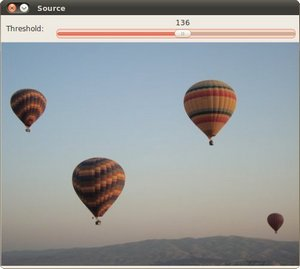
//> input picture day6/bounding_rect_circle/bound_box.jpg, 300 x 269 px
$ ./Bounding bound_box.jpg   (built with g++ and OpenCV 4)
//> lines starting //> are read from the running program, lines starting //| are printed output that depends on the picture; after the words box and inside, x2 and y2 are one past the last pixel; in counts of white or black regions, pixels touching at a corner belong together
#include <opencv2/imgproc.hpp>
#include <opencv2/imgcodecs.hpp>
#include <opencv2/highgui.hpp>
#include <iostream>

using namespace cv;
using namespace std;

Mat src_gray;
int thresh = 100;
RNG rng(12345);

void thresh_callback(int, void*);

int main(int argc, char** argv){
    CommandLineParser parser(argc, argv, "{@input | stuff.jpg | input image}");
    Mat src = imread(samples::findFile(parser.get<String>("@input")));
//> src is the input picture: 269 rows x 300 cols, CV_8UC3; mean B, G, R 157.4, 156.9, 154.1
    if(src.empty()){
        printf("image not found");
        return EXIT_FAILURE;
    }

    cvtColor(src, src_gray, COLOR_BGR2GRAY);
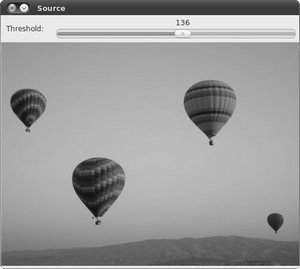
//> src_gray: 269 rows x 300 cols, CV_8UC1; min 9, max 255, mean 156.2
    blur(src_gray, src_gray, Size(3, 3));
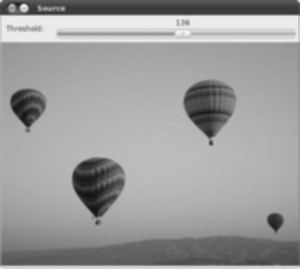
//> src_gray: 269 rows x 300 cols, CV_8UC1; min 18, max 246, mean 156.3

    const char* source_window = "Source";
    namedWindow(source_window);
    imshow(source_window, src);

    const int max_thresh = 255;
    createTrackbar("Canny thresh: ", source_window, &thresh, max_thresh, thresh_callback);
    thresh_callback(0, 0);

    waitKey();
    return 0;
}


void thresh_callback(int, void*){
    Mat canny_output;
    Canny(src_gray, canny_output, thresh, thresh * 2);
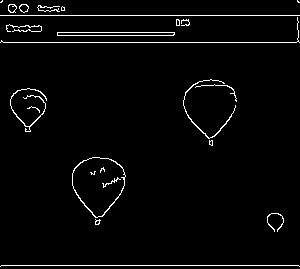
//> canny_output: 269 rows x 300 cols, CV_8UC1; 2.8% white in thin lines or dots

    vector<vector<Point> > contours;
    findContours(canny_output, contours, RETR_TREE, CHAIN_APPROX_SIMPLE);
//> contours = 32 contours, 22 with area under 20; largest, box (x1, y1, x2, y2) and area: (72, 157, 126, 218) 2262, (72, 157, 126, 218) 2200, (57, 32, 175, 36) 350, (57, 32, 175, 36) 348, (19, 4, 29, 13) 56

    vector<vector<Point> > contours_poly(contours.size());
//> contours_poly = 32 empty contours
    vector<Rect> boundRect(contours.size());
    vector<Point2f> centers(contours.size());
    vector<float> radius(contours.size());

    for(size_t i = 0; i < contours.size(); i++){
        approxPolyDP(contours[i], contours_poly[i], 3, true);
        boundRect[i] = boundingRect(contours_poly[i]);
        minEnclosingCircle(contours_poly[i], centers[i], radius[i]);

    };
//> this loop made 32 passes

    Mat drawing = Mat::zeros(canny_output.size(), CV_8UC3);

    for(size_t i = 0; i < contours_poly.size(); i++){
        Scalar color = Scalar(rng.uniform(0, 256), rng.uniform(0, 256), rng.uniform(0, 256));

        drawContours(drawing, contours_poly, int (i), color);
        rectangle(drawing, boundRect[i].tl(), boundRect[i].br(), color, 2);
        circle(drawing, centers[i], (int) radius[i], color, 2);
    }
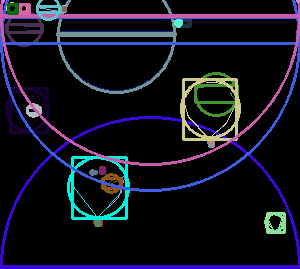
//> drawing: 269 rows x 300 cols, CV_8UC3; mean B, G, R 31.1, 18.9, 18.4

    imshow("Contours: ", drawing);

};
